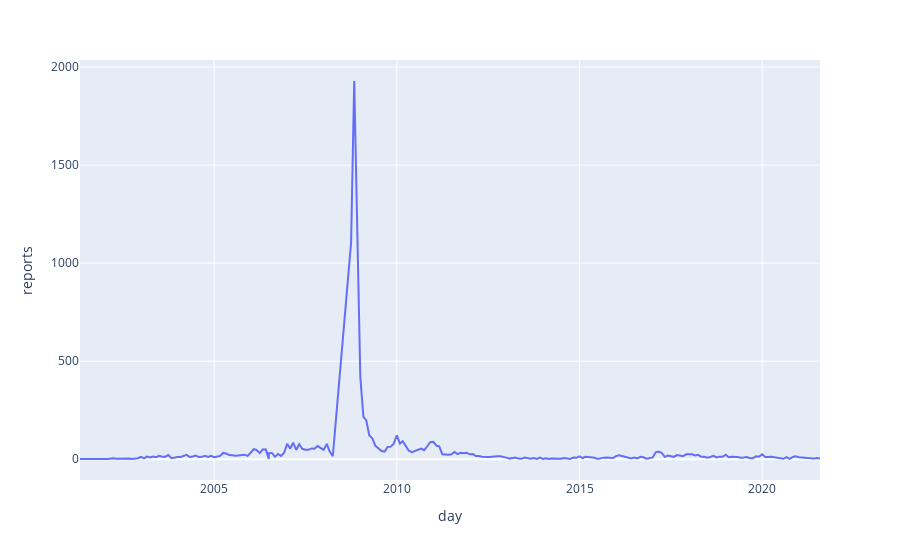

Write notebook code for a chart like this one.
### Code cell
d = dff[dff.epidemics == "Bovine Virusdiarrhoe / Mucosal Disease"]
fig = px.line(d, x="day", y="reports")
fig.show()

### Figure 1 — Plotly figure (JSON) as saved in the notebook; plotly's stock layout.template omitted (floating-point values rounded to 4 significant figures; data arrays with more than 128 entries replaced by an {"elided": "..."} marker saying what was removed)
{"data": [{"hovertemplate": "day=%{x}<br>reports=%{y}<extra></extra>", "legendgroup": "", "line": {"color": "#636efa", "dash": "solid"}, "marker": {"symbol": "circle"}, "mode": "lines", "name": "", "orientation": "v", "showlegend": false, "type": "scatter", "x": {"elided": "232 str values"}, "xaxis": "x", "y": {"elided": "232 int values"}, "yaxis": "y"}], "layout": {"legend": {"tracegroupgap": 0}, "margin": {"t": 60}, "xaxis": {"anchor": "y", "domain": [0, 1], "title": {"text": "day"}}, "yaxis": {"anchor": "x", "domain": [0, 1], "title": {"text": "reports"}}}}
